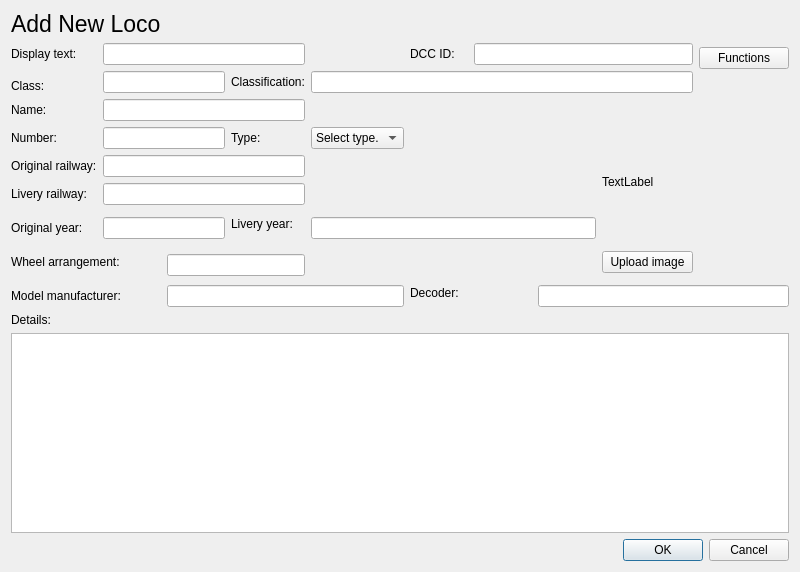
<?xml version="1.0" encoding="UTF-8"?>
<ui version="4.0">
 <class>Dialog</class>
 <widget class="QDialog" name="Dialog">
  <property name="geometry">
   <rect>
    <x>0</x>
    <y>0</y>
    <width>800</width>
    <height>572</height>
   </rect>
  </property>
  <property name="windowTitle">
   <string>Dialog</string>
  </property>
  <layout class="QGridLayout" name="gridLayout">
   <item row="4" column="0">
    <widget class="QLabel" name="label_7">
     <property name="text">
      <string>Name:</string>
     </property>
    </widget>
   </item>
   <item row="6" column="0">
    <widget class="QLabel" name="label_10">
     <property name="text">
      <string>Original railway:</string>
     </property>
    </widget>
   </item>
   <item row="11" column="5" rowspan="2" colspan="3">
    <widget class="QLabel" name="label_16">
     <property name="text">
      <string>Decoder:</string>
     </property>
    </widget>
   </item>
   <item row="3" column="0">
    <widget class="QLabel" name="label_5">
     <property name="text">
      <string>Class:</string>
     </property>
    </widget>
   </item>
   <item row="10" column="2" rowspan="2" colspan="2">
    <widget class="QLineEdit" name="wheelsEdit"/>
   </item>
   <item row="2" column="4" rowspan="2" colspan="5">
    <widget class="QLineEdit" name="classificationEdit"/>
   </item>
   <item row="0" column="0" colspan="3">
    <widget class="QLabel" name="label_2">
     <property name="font">
      <font>
       <pointsize>17</pointsize>
      </font>
     </property>
     <property name="text">
      <string>Add New Loco</string>
     </property>
    </widget>
   </item>
   <item row="1" column="0">
    <widget class="QLabel" name="label_4">
     <property name="text">
      <string>Display text:</string>
     </property>
    </widget>
   </item>
   <item row="5" column="3">
    <widget class="QLabel" name="label_9">
     <property name="text">
      <string>Type:</string>
     </property>
    </widget>
   </item>
   <item row="15" column="5" colspan="5">
    <widget class="QDialogButtonBox" name="buttonBox">
     <property name="orientation">
      <enum>Qt::Horizontal</enum>
     </property>
     <property name="standardButtons">
      <set>QDialogButtonBox::Cancel|QDialogButtonBox::Ok</set>
     </property>
    </widget>
   </item>
   <item row="2" column="3" rowspan="2">
    <widget class="QLabel" name="label_8">
     <property name="text">
      <string>Classification:</string>
     </property>
    </widget>
   </item>
   <item row="8" column="1" rowspan="2" colspan="2">
    <widget class="QLineEdit" name="originalYearEdit"/>
   </item>
   <item row="5" column="1" colspan="2">
    <widget class="QLineEdit" name="numberEdit"/>
   </item>
   <item row="8" column="0" rowspan="2">
    <widget class="QLabel" name="label_12">
     <property name="text">
      <string>Original year:</string>
     </property>
    </widget>
   </item>
   <item row="5" column="0">
    <widget class="QLabel" name="label_6">
     <property name="text">
      <string>Number:</string>
     </property>
    </widget>
   </item>
   <item row="7" column="1" colspan="3">
    <widget class="QLineEdit" name="liveryRailwayEdit"/>
   </item>
   <item row="7" column="0">
    <widget class="QLabel" name="label_11">
     <property name="text">
      <string>Livery railway:</string>
     </property>
    </widget>
   </item>
   <item row="10" column="8">
    <widget class="QPushButton" name="uploadImageButton">
     <property name="text">
      <string>Upload image</string>
     </property>
    </widget>
   </item>
   <item row="4" column="1" colspan="3">
    <widget class="QLineEdit" name="nameEdit"/>
   </item>
   <item row="10" column="0" colspan="2">
    <widget class="QLabel" name="label_14">
     <property name="text">
      <string>Wheel arrangement:</string>
     </property>
    </widget>
   </item>
   <item row="1" column="9" rowspan="2">
    <widget class="QPushButton" name="functionButton">
     <property name="text">
      <string>Functions</string>
     </property>
    </widget>
   </item>
   <item row="1" column="5">
    <widget class="QLabel" name="label_3">
     <property name="text">
      <string>DCC ID:</string>
     </property>
    </widget>
   </item>
   <item row="14" column="0" colspan="10">
    <widget class="QTextEdit" name="summaryText"/>
   </item>
   <item row="1" column="6" colspan="3">
    <widget class="QLineEdit" name="dccIDEdit"/>
   </item>
   <item row="8" column="4" rowspan="2" colspan="4">
    <widget class="QLineEdit" name="liveryYearEdit"/>
   </item>
   <item row="12" column="7" colspan="3">
    <widget class="QLineEdit" name="decoderEdit"/>
   </item>
   <item row="2" column="1" rowspan="2" colspan="2">
    <widget class="QLineEdit" name="classEdit"/>
   </item>
   <item row="8" column="3">
    <widget class="QLabel" name="label_13">
     <property name="text">
      <string>Livery year:</string>
     </property>
    </widget>
   </item>
   <item row="1" column="1" colspan="3">
    <widget class="QLineEdit" name="displayTextEdit"/>
   </item>
   <item row="12" column="2" colspan="3">
    <widget class="QLineEdit" name="modelManufEdit"/>
   </item>
   <item row="6" column="1" colspan="3">
    <widget class="QLineEdit" name="origRailwayEdit"/>
   </item>
   <item row="12" column="0" colspan="2">
    <widget class="QLabel" name="label_15">
     <property name="text">
      <string>Model manufacturer:</string>
     </property>
    </widget>
   </item>
   <item row="13" column="0">
    <widget class="QLabel" name="label">
     <property name="text">
      <string>Details:</string>
     </property>
    </widget>
   </item>
   <item row="5" column="8" rowspan="4" colspan="2">
    <widget class="QLabel" name="imageLabel">
     <property name="minimumSize">
      <size>
       <width>187</width>
       <height>110</height>
      </size>
     </property>
     <property name="text">
      <string>TextLabel</string>
     </property>
    </widget>
   </item>
   <item row="5" column="4">
    <widget class="QComboBox" name="locoTypeCombo">
     <item>
      <property name="text">
       <string>Select type.</string>
      </property>
     </item>
     <item>
      <property name="text">
       <string>Steam</string>
      </property>
     </item>
     <item>
      <property name="text">
       <string>Diesel</string>
      </property>
     </item>
     <item>
      <property name="text">
       <string>Electric</string>
      </property>
     </item>
     <item>
      <property name="text">
       <string>Other</string>
      </property>
     </item>
    </widget>
   </item>
  </layout>
 </widget>
 <tabstops>
  <tabstop>displayTextEdit</tabstop>
  <tabstop>dccIDEdit</tabstop>
  <tabstop>classEdit</tabstop>
  <tabstop>classificationEdit</tabstop>
  <tabstop>nameEdit</tabstop>
  <tabstop>numberEdit</tabstop>
  <tabstop>origRailwayEdit</tabstop>
  <tabstop>liveryRailwayEdit</tabstop>
  <tabstop>originalYearEdit</tabstop>
  <tabstop>liveryYearEdit</tabstop>
  <tabstop>wheelsEdit</tabstop>
  <tabstop>modelManufEdit</tabstop>
  <tabstop>decoderEdit</tabstop>
  <tabstop>summaryText</tabstop>
  <tabstop>functionButton</tabstop>
  <tabstop>uploadImageButton</tabstop>
 </tabstops>
 <resources/>
 <connections>
  <connection>
   <sender>buttonBox</sender>
   <signal>accepted()</signal>
   <receiver>Dialog</receiver>
   <slot>accept()</slot>
   <hints>
    <hint type="sourcelabel">
     <x>248</x>
     <y>254</y>
    </hint>
    <hint type="destinationlabel">
     <x>157</x>
     <y>274</y>
    </hint>
   </hints>
  </connection>
  <connection>
   <sender>buttonBox</sender>
   <signal>rejected()</signal>
   <receiver>Dialog</receiver>
   <slot>reject()</slot>
   <hints>
    <hint type="sourcelabel">
     <x>316</x>
     <y>260</y>
    </hint>
    <hint type="destinationlabel">
     <x>286</x>
     <y>274</y>
    </hint>
   </hints>
  </connection>
 </connections>
</ui>
